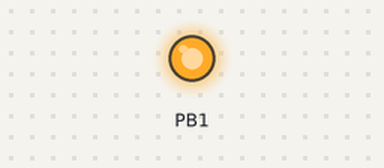
Bench run of a sketch on a simulated ATtiny85, built with avr-gcc and run on an emulated ATtiny85. On the bench: output pins drawn as LEDs (lit = HIGH).

Above: at 5.1 s.
At 5.8 s:
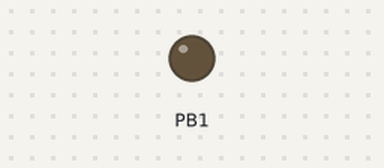
Timing chart, 0 to 7.3 s (numbered marks = the images above):
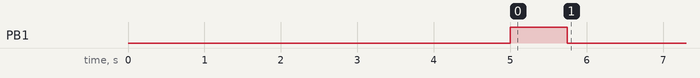

The sketch:

BTCRingMode1.ino
```cpp
// (licence header left out)
#include "DigiKeyboard.h"

void setup() {

  // on board led
  pinMode(1, OUTPUT);

  DigiKeyboard.delay(5000);

  // turn on led
  digitalWrite(1, HIGH);

  DigiKeyboard.sendKeyStroke(0);
  DigiKeyboard.println("        _.-'~~`~~'-._");
  DigiKeyboard.println("     .'`  B   E   R  `-.");
  DigiKeyboard.println("    / I               T \ ");
  DigiKeyboard.println("  /        .-`~*-.        \ ");
  DigiKeyboard.println(" ; L      / `-    \      Y ;");
  DigiKeyboard.println(";        />  `.  -.|        ;");
  DigiKeyboard.println("|       /_     '-.__)       |");
  DigiKeyboard.println("|        |-  _.' \ |        |");
  DigiKeyboard.println(";        `~~;     \\        ;");
  DigiKeyboard.println(" ;  BTC WE  /      \\)P    ;");
  DigiKeyboard.println(" `   TRUST '.___.-'`#     /");

  // split private key in 3 lines, up to 18 chars each
  DigiKeyboard.println("XXXXXXXXXXXXXXXXX");
  DigiKeyboard.println("XXXXXXXXXXXXXXXXX");
  DigiKeyboard.println("XXXXXXXXXXXXXXXXX");

  // turn off led
  digitalWrite(1, LOW);

}


void loop() {


}
```
